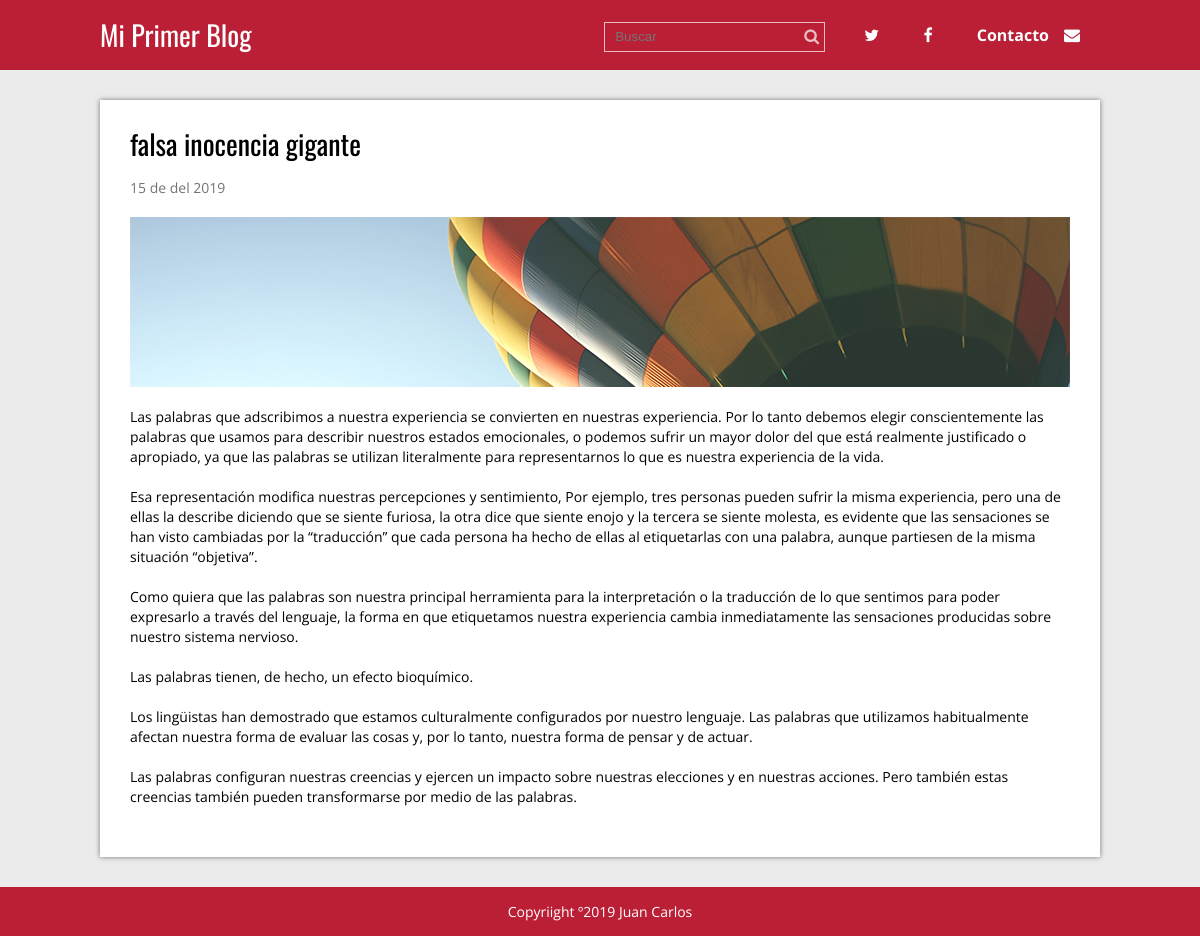
Page /single.php?id=4 on the committed database.
### tables this page shows
CREATE TABLE `blog` (
  `id` int(11) NOT NULL,
  `titulo` varchar(200) NOT NULL,
  `extracto` varchar(200) NOT NULL,
  `fecha` timestamp NOT NULL DEFAULT CURRENT_TIMESTAMP,
  `texto` text NOT NULL,
  `thumb` varchar(50) NOT NULL
);

### single.php (called while the page is built, shortened)
<?php
require 'admin/config.php';
require 'functions.php';
$conexion=conexion($bd_config);
$id_articulo=id_articulo($_GET['id']);
$post=obtener_post_por_id($conexion,$id_articulo);
$post=$post[0];
require 'views/single.view.php';
?>

### functions.php (called while the page is built, shortened)
<?php
function limpiarDatos($datos){
	$datos=trim($datos);
	$datos=stripcslashes($datos);
	$datos=htmlspecialchars($datos);
	return $datos;
}
function id_articulo($id){
	return (int)limpiarDatos($id);
}
function obtener_post_por_id($conexion,$id){
	$resultado=$conexion->query("SELECT * FROM blog WHERE id = $id LIMIT 1");
	$resultado=$resultado->fetchAll();
	return($resultado)? $resultado : false;
}
function fecha($fecha){
$timestamp=strtotime($fecha);
$dia=date('d',$timestamp);
$mes=date('m',$timestamp)-1;
$year=date('Y',$timestamp);
$fecha="$dia de ". $meses[$mes]."del $year";
return $fecha;
}
?>

### views/single.view.php (the view)
<?php require 'header.php' ?>
	<div class="contenedor">
		<section class="post">
			<article>
				<h2 class="titulo"><?php echo $post['titulo'] ?></h2>
				<p class="fecha"><p class="fecha"><?php echo fecha($post['fecha']); ?></p></p>
				<div class="thumb">
					<img src="./imagenes/<?php echo $post['thumb']; ?>" alt="<?php echo $post['titulo'] ?>">
				</div>
				<p class="extracto"><?php echo nl2br($post['texto']); ?></p>
			</article>
		</section>
	</div>
<?php require 'footer.php'; ?>

### css/estilos.css (style rules this page uses)
* { margin: 0; padding: 0; -webkit-box-sizing: border-box; -moz-box-sizing: border-box; box-sizing: border-box; }
body { font-size: 16px; font-family: 'Open Sans', sans-serif; background: #ebebeb; }
h1, h2, h3, h4, h5, h6 { font-family: "Oswald", Arial, Sans-serif; font-weight: normal; }
.contenedor { max-width: 1000px; width: 90%; margin: auto; }
.post { width: 100%; background: #fff; box-shadow: 0px 0px 5px rgba(0,0,0, .5); margin-bottom: 30px; padding: 30px; }
.post article .titulo { font-family: "Oswald", Arial, Sans-serif; font-size: 28px; font-weight: normal; line-height: 28px; margin-bottom: 10px; }
.post article .fecha { color:#747474; font-size: 14px; margin-bottom: 20px; }
.post article .thumb { margin-bottom: 20px; }
.post article .thumb img { vertical-align: top; width: 100%; }
.post article .extracto { font-size: 14px; line-height: 20px; margin-bottom: 20px; }

### rows in the picture
blog: titulo "falsa inocencia gigante", fecha "15 de del 2019", thumb (picture), texto "Las palabras que adscribimos a nuestra experiencia se convierten en nuestras experiencia. Por lo tanto debemos elegir conscientemente las palabras que usamos para describir nuestros estados emocionales, o podemos sufrir un mayor dolor del que está realmente justificado o apropiado, ya que las palabras se utilizan literalmente para representarnos lo que es nuestra experiencia de la vida. Esa representación modifica nuestras percepciones y sentimiento, Por ejemplo, tres personas pueden sufrir la misma experiencia, pero una de ellas la describe diciendo que se siente furiosa, la otra dice que siente enojo y la tercera se siente molesta, es evidente que las sensaciones se han visto cambiadas…"
